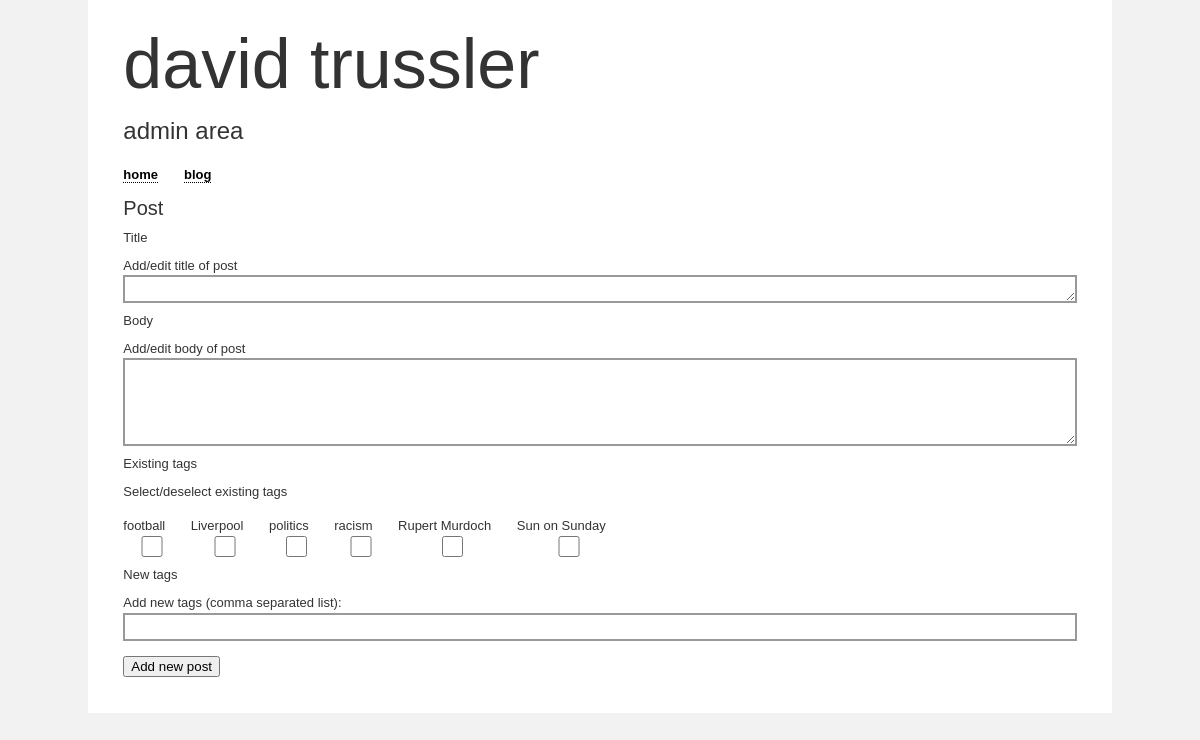
Page /admin/edit.php on the earlier database version.
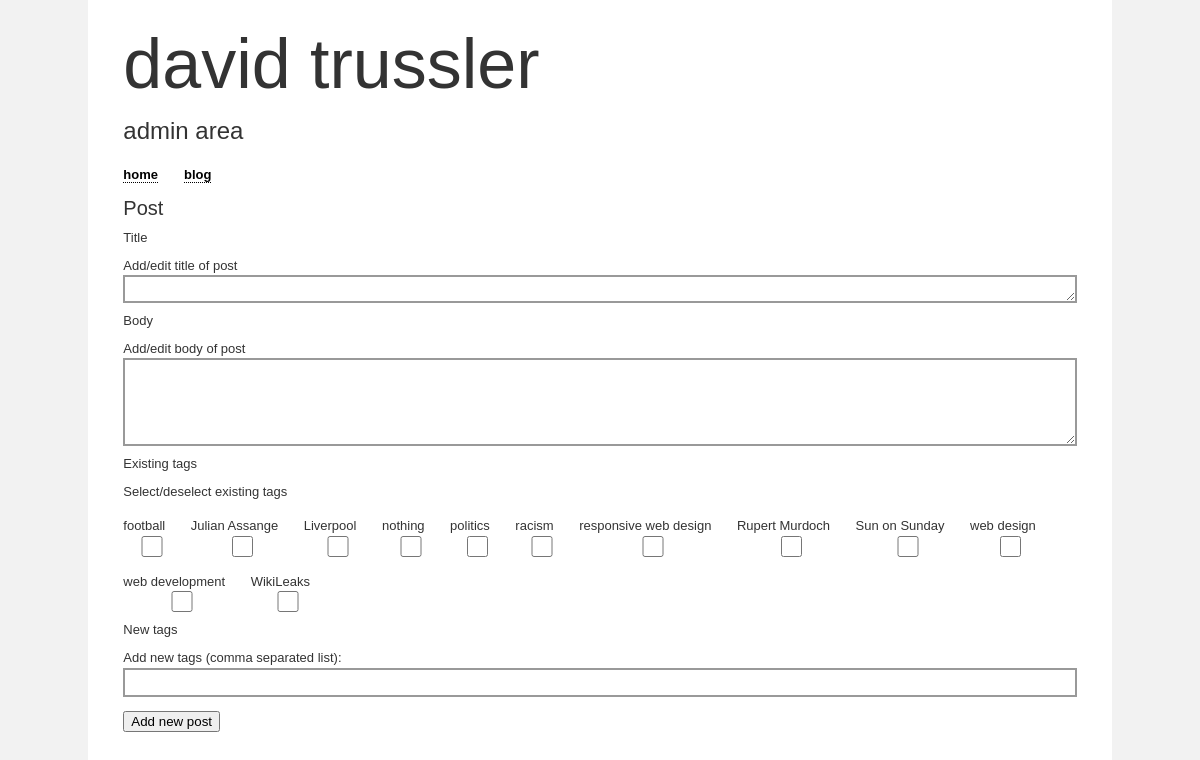
Same page on the later database version.
### tables this page shows
CREATE TABLE IF NOT EXISTS `blog_tag_names` (
  `tagNameId` int(11) NOT NULL auto_increment,
  `name` tinytext,
  PRIMARY KEY  (`tagNameId`)
);

### constants/environment.php (called while the page is built, shortened)
<?php
$DOC_ROOT = '/home/futuragr/public_html/davidtrussler';
?>

### blog/blog_login.php (called while the page is built)
<?php
$server = 'localhost';
$user = 'root';
$password = 'skyblue';
$database = 'davidtrussler';
?>

### classes/weblog.php (called while the page is built, shortened)
<?php
class Weblog {
	private $mysqli;
	function __construct($docRoot) {
		include ($docRoot.'/blog/blog_login.php');
		$this->ser = $server;
		$this->use = $user;
		$this->pas = $password;
		$this->dat = $database;
		$this->mysqli = new mysqli($this->ser, $this->use, $this->pas, $this->dat);
	}
	public function getTags() {
		$tagArray = array();
		if ($this->mysqli->connect_errno) {
			return 'Error: could not connect to database!';
			exit();
		} else {
			$query = "SELECT tagNameId, name FROM blog_tag_names ORDER BY name";
			$result = $this->mysqli->query($query);
			if (!$result) {
				return 'Error: no results!';
			} else {
				$tagArray = array();
				$i = 0;
				while($row = $result->fetch_row()) {
					$tagArray[$i] = array('tagNameId'=>$row[0], 'name'=>$row[1]);
					$i++;
				}
			}
			return $tagArray;
		}
	}
}
?>

### admin/edit.php (the view, shortened to what this page needs)
<?php
include ('../constants/environment.php');
include ('../classes/weblog.php');
include ('includes/adminHeader.php');
$weblog = new Weblog($DOC_ROOT);
$allTags = $weblog->getTags();
$tagIdArray = array();
if (isset($_POST['postId'])) {
	$postId = $_POST['postId'];
	$paras = array();
	$bodyEdit = '';
	$post = $weblog->getPost($postId);
	$body = $post['body'];
		$body = htmlspecialchars_decode($body, ENT_QUOTES);
	$title = $post['title'];
		$title = htmlspecialchars_decode($title, ENT_QUOTES);
	$tags = $post['tags'];
	$bodyXml = new DOMDocument();
	$bodyXml->loadXML($body);
	$paras = $bodyXml->getElementsByTagName('para');
	foreach ($paras as $para) {
		$bodyEdit .= '<p>'.$para->nodeValue.'</p>';
	}
} else {
	$postId = '';
	$title = '';
	$bodyEdit = '';
}
?>
<h3>Post</h3>
<form action="blog.php" method="post">
	<fieldset>
		<p class="fieldsetLabel">Title</p>
		<div class="field">
			<label for="title">Add/edit title of post</label>
			<textarea id="title" name="title" cols="100" rows="1"><?php echo $title; ?></textarea>
		</div>
	</fieldset>
	<fieldset>
		<p class="fieldsetLabel">Body</p>
		<div class="field">
			<label for="body">Add/edit body of post</label>
			<textarea id="body" name="body" cols="100" rows="10" class="wysiwyg"><?php echo $bodyEdit; ?></textarea>
		</div>
	</fieldset>
	<fieldset>
		<p class="fieldsetLabel">Existing tags</p>
		<p class="fieldsetLabel">Select/deselect existing tags</p>
<?php
foreach ($allTags as $allTagArray) {
?>
		<div class="field checkbox">
			<label for="tag_<?php echo $allTagArray['tagNameId']; ?>"><?php echo $allTagArray['name']; ?></label>
			<input id="tag_<?php echo $allTagArray['tagNameId']; ?>" type="checkbox" name="tag[<?php echo $allTagArray['tagNameId']; ?>]"
<?php
if (in_array($allTagArray['tagNameId'], $tagIdArray)) {
	echo '"checked"';
}
?>
			/>
		</div>
<?php } ?>
	</fieldset>
	<fieldset>
		<p class="fieldsetLabel">New tags</p>
		<div class="field">
			<label for="newTags">Add new tags (comma separated list):</label>
			<input id="newTags" type="text" name="newTags" value=""/>
		</div>
	</fieldset>
	<fieldset>
<?php if ($postId) { ?>
		<div class="field">
			<input type="hidden" name="postId" value="<?php echo $postId; ?>"/>
			<input type="hidden" name="action" value="update"/>
			<button type="submit">Save changes</button>
		</div>
<?php } else { ?>
		<div class="field">
			<button type="submit">Add new post</button>
		</div>
<?php } ?>
	</fieldset>
</form>
<?php
include('includes/adminFooter.php');
?>

Differences in the rows shown:
added blog_tag_names: name "Julian Assange"
added blog_tag_names: name "nothing"
added blog_tag_names: name "responsive web design"
added blog_tag_names: name "web design"
added blog_tag_names: name "web development"
added blog_tag_names: name "WikiLeaks"
